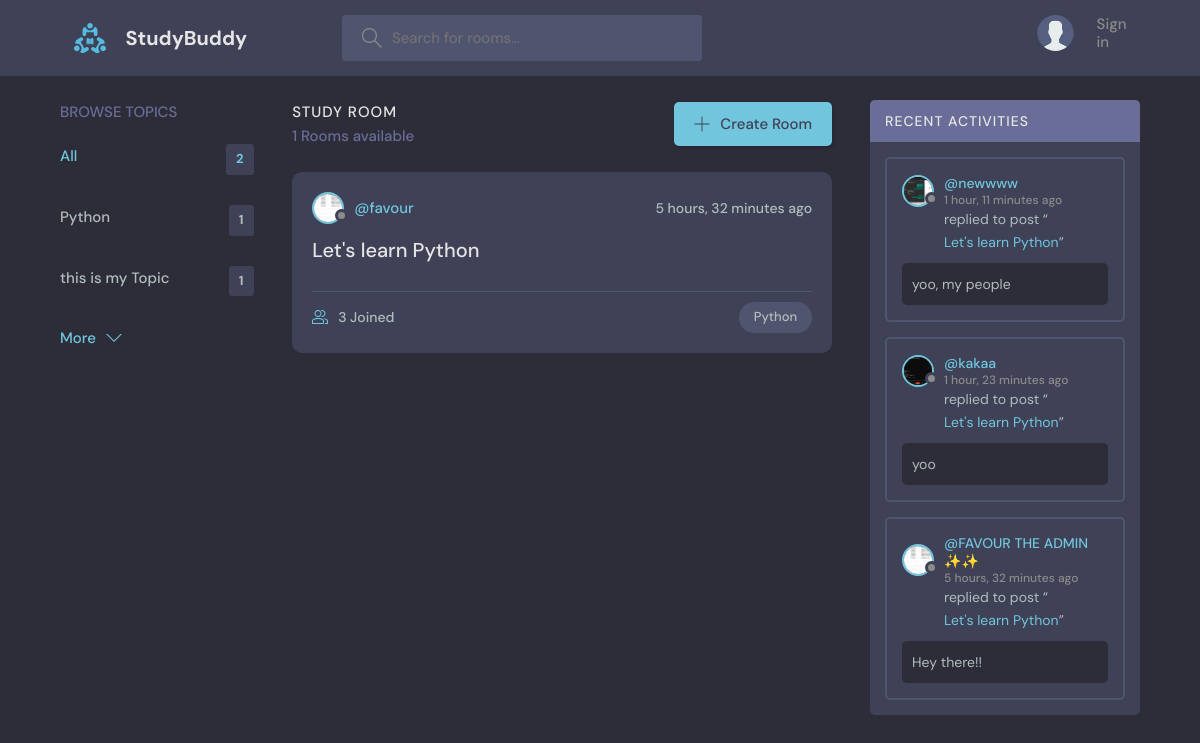
Page /?q=Python on the committed database.
### base/models.py (models this page shows, shortened)
class Topic(models.Model):
  name = models.CharField(max_length=200)

class Room(models.Model):
  host = models.ForeignKey(User, on_delete=models.SET_NULL, null=True)
  topic = models.ForeignKey(Topic, on_delete=models.SET_NULL, null=True)
  name = models.CharField(max_length=200)
  description = models.TextField(null=True, blank=True)
  participants = models.ManyToManyField(User, related_name="participants", blank=True)
  updated = models.DateTimeField(auto_now=True)
  created = models.DateTimeField(auto_now_add=True)
  class Meta:
    ordering = ['-updated', '-created']
  def __str__(self):
    return self.name

class User(AbstractUser):
  name = models.CharField(max_length=200, null=True)
  email = models.EmailField(null=True, unique=True)
  bio = models.TextField(null=True)
  avatar = models.ImageField(null=True, default="avatar.svg")
  USERNAME_FIELD = 'email'
  REQUIRED_FIELDS = []

class Message(models.Model):
  user = models.ForeignKey(User, on_delete=models.CASCADE)
  room = models.ForeignKey(Room, on_delete=models.CASCADE)
  body = models.TextField()
  updated = models.DateTimeField(auto_now=True)
  created = models.DateTimeField(auto_now_add=True)
  class Meta:
    ordering = ['-updated', '-created']
  def __str__(self):
    return self.body[0:50]

### base/views.py (the view)
# urls.py: path('', views.home, name='home'),
def home(request):
  q =  request.GET.get('q') if request.GET.get('q') != None else ''
  rooms = Room.objects.filter(
    Q(topic__name__icontains=q) |
    Q(name__icontains=q) |
    Q(description__icontains=q)
    )
  topics = Topic.objects.all()[0:10]
  room_count = rooms.count()
  room_messages = Message.objects.filter(
    Q(room__topic__name__icontains=q))
  context = {'rooms': rooms, 'topics':topics, 'room_count': room_count, 'room_messages': room_messages}
  return render(request, 'base/home.html', context)

### base/templates/base/home.html (shortened to what this page needs)
{% extends 'main.html' %} {% block content %}
<main class="layout layout--3">
  <div class="container">
    <div>{% include 'base/topics_component.html' %}</div>
    <div class="roomList">
      <div class="roomList__header">
        <div>
          <h2>Study Room</h2>
          <p>{{room_count}} Rooms available</p>
        </div>
        <a class="btn btn--main" href="{% url 'create-room' %}">
          <svg
            version="1.1"
            xmlns="http://www.w3.org/2000/svg"
            width="32"
            height="32"
            viewBox="0 0 32 32"
          >
            <title>add</title>
            <path
              d="M16.943 0.943h-1.885v14.115h-14.115v1.885h14.115v14.115h1.885v-14.115h14.115v-1.885h-14.115v-14.115z"
            ></path>
          </svg>
          Create Room
        </a>
      </div>
      <div>{% include 'base/feed_component.html' %}</div>
    </div>
    <div>{% include 'base/activity_component.html' %}</div>
  </div>
</main>
{% endblock content %}

### base/templates/base/topics_component.html
    <div class="topics">
      <div class="topics__header">
        <h2>Browse Topics</h2>
      </div>
      <ul class="topics__list">
        <li>
          <a href="{% url 'home' %}" class="active">All <span>{{topics.count}}</span></a>
        </li>
        {% for topic in topics %}
        <li>
          <a href="{% url 'home' %}?q={{topic.name}}">{{topic.name}} <span>{{topic.room_set.all.count}}</span></a>
        </li>
        {% endfor %}
      </ul>
      <a class="btn btn--link" href="{% url 'topics' %}">
        More
        <svg
          version="1.1"
          xmlns="http://www.w3.org/2000/svg"
          width="32"
          height="32"
          viewBox="0 0 32 32"
        >
          <title>chevron-down</title>
          <path d="M16 21l-13-13h-3l16 16 16-16h-3l-13 13z"></path>
        </svg>
      </a>
    </div>

### base/templates/base/feed_component.html (shortened to what this page needs)
{% for room in rooms %}
<div class="roomListRoom">
  <div class="roomListRoom__header">
    <a
      href="{% url 'user-profile' room.host.id %}"
      class="roomListRoom__author"
    >
      <div class="avatar avatar--small">
        <img src="{{room.host.avatar.url}}" />
      </div>
      <span>@{{room.host.username}}</span>
    </a>
    <div class="roomListRoom__actions">
      <span>{{room.created |timesince}} ago</span>
    </div>
  </div>
  <div class="roomListRoom__content">
    <a href="{% url 'room' room.id %}">{{room.name}}</a>
  </div>
  <div class="roomListRoom__meta">
    <a href="{% url 'room' room.id %}" class="roomListRoom__joined">
      {{room.participants.all.count}} Joined
    </a>
    <p class="roomListRoom__topic">{{room.topic.name}}</p>
  </div>
</div>
{% endfor %}

### base/templates/base/activity_component.html (shortened to what this page needs)
<div class="activities">
  <div class="activities__header">
    <h2>Recent Activities</h2>
  </div>
  {% for message in room_messages %}
  <div class="activities__box">
    <div class="activities__boxHeader roomListRoom__header">
      <a
        href="{% url 'user-profile' message.user.id %}"
        class="roomListRoom__author"
      >
        <div class="avatar avatar--small">
          <img src="{{message.user.avatar.url}}" />
        </div>
        <p>
          @{{message.user.name}}
          <span>{{message.created |timesince}} ago</span>
        </p>
      </a>
    </div>
    <div class="activities__boxContent">
      <p>
        replied to post “<a href="{% url 'room' message.room.id %}"
          >{{message.room}}</a
        >”
      </p>
      <div class="activities__boxRoomContent">{{message}}</div>
    </div>
  </div>
  {% endfor %}
</div>

### rows in the picture
Topic: name "Python", room_set.all.count "1"
Topic: name "this is my Topic", room_set.all.count "1"
Room: host.avatar (picture), host.username "favour", created "5 hours, 32 minutes", name "Let's learn Python", participants.all.count "3", topic.name "Python"
Message: user.avatar (picture), user.name "newwww", created "1 hour, 11 minutes", room "Let's learn Python", body "yoo, my people"
Message: user.avatar (picture), user.name "kakaa", created "1 hour, 23 minutes", room "Let's learn Python", body "yoo"
Message: user.avatar (picture), user.name "FAVOUR THE ADMIN ✨✨", created "5 hours, 32 minutes", room "Let's learn Python", body "Hey there!!"

### other values in the picture
{{ topics.count }} "2"
{{ room_count }} "1"
